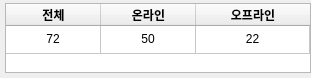
<?xml version="1.0" encoding="UTF-8"?>
<ui version="4.0">
 <class>Widget</class>
 <widget class="QWidget" name="Widget">
  <property name="geometry">
   <rect>
    <x>0</x>
    <y>0</y>
    <width>311</width>
    <height>67</height>
   </rect>
  </property>
  <property name="contextMenuPolicy">
   <enum>Qt::ContextMenuPolicy::CustomContextMenu</enum>
  </property>
  <property name="windowTitle">
   <string>Form</string>
  </property>
  <layout class="QVBoxLayout" name="verticalLayout">
   <property name="leftMargin">
    <number>5</number>
   </property>
   <property name="topMargin">
    <number>3</number>
   </property>
   <property name="rightMargin">
    <number>0</number>
   </property>
   <property name="bottomMargin">
    <number>5</number>
   </property>
   <item>
    <widget class="QTableWidget" name="table_widget_cctv_connection_status">
     <property name="layoutDirection">
      <enum>Qt::LayoutDirection::LeftToRight</enum>
     </property>
     <property name="verticalScrollBarPolicy">
      <enum>Qt::ScrollBarPolicy::ScrollBarAlwaysOff</enum>
     </property>
     <property name="horizontalScrollBarPolicy">
      <enum>Qt::ScrollBarPolicy::ScrollBarAlwaysOff</enum>
     </property>
     <property name="autoScrollMargin">
      <number>16</number>
     </property>
     <property name="editTriggers">
      <set>QAbstractItemView::EditTrigger::NoEditTriggers</set>
     </property>
     <property name="selectionMode">
      <enum>QAbstractItemView::SelectionMode::NoSelection</enum>
     </property>
     <property name="selectionBehavior">
      <enum>QAbstractItemView::SelectionBehavior::SelectItems</enum>
     </property>
     <property name="verticalScrollMode">
      <enum>QAbstractItemView::ScrollMode::ScrollPerItem</enum>
     </property>
     <property name="rowCount">
      <number>1</number>
     </property>
     <attribute name="horizontalHeaderCascadingSectionResizes">
      <bool>false</bool>
     </attribute>
     <attribute name="horizontalHeaderMinimumSectionSize">
      <number>20</number>
     </attribute>
     <attribute name="horizontalHeaderDefaultSectionSize">
      <number>95</number>
     </attribute>
     <attribute name="horizontalHeaderShowSortIndicator" stdset="0">
      <bool>false</bool>
     </attribute>
     <attribute name="horizontalHeaderStretchLastSection">
      <bool>true</bool>
     </attribute>
     <attribute name="verticalHeaderVisible">
      <bool>false</bool>
     </attribute>
     <attribute name="verticalHeaderDefaultSectionSize">
      <number>28</number>
     </attribute>
     <row/>
     <column>
      <property name="text">
       <string>전체</string>
      </property>
      <property name="font">
       <font>
        <bold>true</bold>
       </font>
      </property>
     </column>
     <column>
      <property name="text">
       <string>온라인</string>
      </property>
      <property name="font">
       <font>
        <bold>true</bold>
       </font>
      </property>
     </column>
     <column>
      <property name="text">
       <string>오프라인</string>
      </property>
      <property name="font">
       <font>
        <bold>true</bold>
       </font>
      </property>
     </column>
     <item row="0" column="0">
      <property name="text">
       <string>72</string>
      </property>
      <property name="textAlignment">
       <set>AlignCenter</set>
      </property>
     </item>
     <item row="0" column="1">
      <property name="text">
       <string>50</string>
      </property>
      <property name="textAlignment">
       <set>AlignCenter</set>
      </property>
     </item>
     <item row="0" column="2">
      <property name="text">
       <string>22</string>
      </property>
      <property name="textAlignment">
       <set>AlignCenter</set>
      </property>
     </item>
    </widget>
   </item>
  </layout>
 </widget>
 <resources/>
 <connections/>
</ui>
